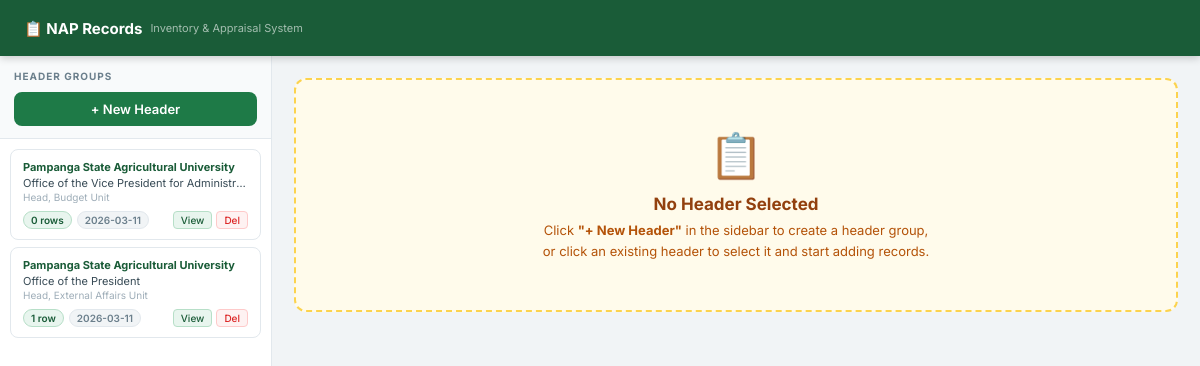
The app's page /Records/NAP/index.php (signed in) with its own data.
### tables this page shows
CREATE TABLE `nap_headers` (
  `id` int(11) NOT NULL,
  `name_of_office` varchar(255) NOT NULL,
  `department_division` varchar(255) DEFAULT NULL,
  `section_unit` varchar(255) DEFAULT NULL,
  `telephone_no` varchar(50) DEFAULT NULL,
  `email_address` varchar(255) DEFAULT NULL,
  `address` text DEFAULT NULL,
  `person_incharge` varchar(255) DEFAULT NULL,
  `date_prepared` date DEFAULT NULL,
  `created_at` timestamp NOT NULL DEFAULT current_timestamp(),
  `updated_at` timestamp NOT NULL DEFAULT current_timestamp() ON UPDATE current_timestamp()
);

### Records/NAP/index.php (the view, shortened to what this page needs)
<?php
require_once '../connect.php';
$conn = new mysqli($servername, $username, $password, $dbname);
$column_check = $conn->query("SHOW COLUMNS FROM nap_headers LIKE 'assisted_by'");
if ($column_check->num_rows == 0) {
    $conn->query("ALTER TABLE nap_headers ADD COLUMN assisted_by VARCHAR(255) DEFAULT NULL AFTER date_prepared");
}
$offices_result = $conn->query("SELECT id, office_name FROM offices ORDER BY office_name");
$offices = [];
if ($offices_result) while ($row = $offices_result->fetch_assoc()) $offices[] = $row;
$active_header_id = $_SESSION['active_header_id'] ?? 0;
$active_header = null;
$active_records = [];
$headers_result = $conn->query("SELECT h.*, COUNT(r.id) as record_count FROM nap_headers h LEFT JOIN nap_records r ON r.header_id = h.id GROUP BY h.id ORDER BY h.created_at DESC");
$all_headers = [];
if ($headers_result) while ($row = $headers_result->fetch_assoc()) $all_headers[] = $row;
?>
<!DOCTYPE html>
<html lang="en">
<head>
</head>
<body>
<div class="topnav">
    <div class="logo">📋 NAP Records <small>Inventory &amp; Appraisal System</small></div>
</div>
<div class="layout">
    <div class="sidebar">
        <div class="sb-top">
            <h4>Header Groups</h4>
            <button class="btn-new" onclick="document.getElementById('mNew').classList.add('open')">+ New Header</button>
        </div>
        <div class="sb-list">
            <?php foreach ($all_headers as $h): ?>
            <div class="hcard <?= $h['id'] == $active_header_id ? 'active' : '' ?>"
                 onclick="location='index.php?select_header=<?= $h['id'] ?>'">
                <div class="hc-name"><?= htmlspecialchars($h['name_of_office']) ?></div>
                <div class="hc-dept"><?= htmlspecialchars($h['department_division']) ?></div>
                <div class="hc-unit"><?= htmlspecialchars($h['section_unit']) ?></div>
                <div class="hc-foot">
                    <span class="badge bg-green"><?= $h['record_count'] ?> row<?= $h['record_count'] != 1 ? 's' : '' ?></span>
                    <span class="badge bg-gray"><?= $h['date_prepared'] ?></span>
                    <div class="hc-acts" onclick="event.stopPropagation()">
                        <a href="records_table.php?header_id=<?= $h['id'] ?>" class="act-view" target="_blank">View</a>
                        <a href="?delete_header=<?= $h['id'] ?>" class="act-del"
                           onclick="return confirm('Delete header and ALL its records?')">Del</a>
                    </div>
                </div>
            </div>
            <?php endforeach; ?>
        </div>
    </div>
    <div class="main">
        <?php if ($active_header): ?>
        <div class="active-banner">
            <div class="ab-label"><span style="color:var(--green-main)">✓</span> Active Header — records below belong to this group</div>
            <div class="ab-grid">
                <div class="ab-item"><div class="lbl">1. Name of Office</div><div class="val"><?= htmlspecialchars($active_header['name_of_office']) ?></div></div>
                <div class="ab-item"><div class="lbl">2. Dept / Division</div><div class="val"><?= htmlspecialchars($active_header['department_division']) ?></div></div>
                <div class="ab-item"><div class="lbl">3. Section / Unit</div><div class="val"><?= htmlspecialchars($active_header['section_unit']) ?></div></div>
                <div class="ab-item"><div class="lbl">4. Telephone</div><div class="val"><?= htmlspecialchars($active_header['telephone_no'] ?: '—') ?></div></div>
                <div class="ab-item"><div class="lbl">5. Email</div><div class="val"><?= htmlspecialchars($active_header['email_address'] ?: '—') ?></div></div>
                <div class="ab-item"><div class="lbl">6. Address</div><div class="val"><?= htmlspecialchars($active_header['address']) ?></div></div>
                <div class="ab-item"><div class="lbl">7. Person-in-Charge</div><div class="val"><?= htmlspecialchars($active_header['person_incharge']) ?></div></div>
                <div class="ab-item"><div class="lbl">8. Date Prepared</div><div class="val"><?= htmlspecialchars($active_header['date_prepared']) ?></div></div>
            </div>
        </div>
        <div class="card">
            <div class="card-hd">
                <div class="step-dot done">2</div>
                <h3>Add Record Row <span style="font-weight:400; color:var(--gray-400); font-size:13px;">(Fields 9–20)</span></h3>
                <span class="hd-sub"><?= count($active_records) ?> row<?= count($active_records) != 1 ? 's' : '' ?> so far</span>
            </div>
            <div class="card-bd">
                <form method="POST">
                    <input type="hidden" name="header_id" value="<?= $active_header_id ?>">
                    <div class="fsec-label">Records Series Information</div>
                    <div class="grid4">
                        <div class="fg s2"><label>9a. Records Series Title <span class="req">*</span></label>
                            <input type="text" name="records_series_title" placeholder="e.g. Personnel Files, Budget Reports…" required></div>
                        <div class="fg s2"><label>9b. Description</label>
                            <input type="text" name="records_description" placeholder="Brief description of the record series"></div>
                        <div class="fg"><label>10. Period Covered <span class="req">*</span></label>
                            <input type="text" name="period_covered_from" placeholder="e.g. Sep-24" required></div>
                        <div class="fg"><label>11. Volume <span class="req">*</span></label>
                            <input type="text" name="volume" placeholder="e.g. 3 boxes" required></div>
                        <div class="fg"><label>12. Records Medium <span class="req">*</span></label>
                            <select name="records_medium" required>
                                <option value="">— Select —</option>
                                <option>Paper</option><option>Micro Film</option><option>Electronic</option>
                                <option>CD/DVD</option><option>Maps</option><option>Drawings</option>
                                <option>Computer Print Out</option>
                            </select></div>
                        <div class="fg"><label>13. Restrictions</label>
                            <select name="restrictions">
                                <option value="">— None —</option>
                                <option>Top Secret</option><option>Secret</option><option>Confidential</option>
                                <option>Restricted</option><option>Open Access</option>
                            </select></div>
                    </div>
                    <div class="divider"></div>
                    <div class="fsec-label">Usage &amp; Value</div>
                    <div class="grid4">
                        <div class="fg"><label>14. Location of Records</label>
                            <input type="text" name="location_of_records" id="rec_loc" placeholder="Cabinet / Room…"></div>
                        <div class="fg"><label>15. Frequency of Use</label>
                            <select name="request_frequency">
                                <option value="">— Select —</option>
                                <option>Daily</option><option>Weekly</option><option>Monthly</option>
                                <option>Quarterly</option><option>Semi-Annually</option><option>Annually</option><option>ANA</option>
                            </select></div>
                        <div class="fg"><label>16. Duplication</label>
                            <select name="duplication_value">
                                <option value="N/A" selected>N/A</option>
                                <?php foreach ($offices as $o): ?>
                                    <option value="<?= htmlspecialchars($o['office_name']) ?>"><?= htmlspecialchars($o['office_name']) ?></option>
                                <?php endforeach; ?>
                            </select></div>
                        <div class="fg"><label>17. Time Value</label>
                            <select name="time_value" id="rec_tv" onchange="handleTV(this)">
                                <option value="">— Select —</option>
                                <option value="T">T – Temporary</option>
                                <option value="P">P – Permanent</option>
                            </select></div>
                        <div class="fg s2"><label>18. Utility Value</label>
                            <select name="utility_value">
                                <option value="">— Select —</option>
                                <option value="Adm">Adm – Administrative</option>
                                <option value="F">F – Fiscal</option>
                                <option value="L">L – Legal</option>
                                <option value="Arc">Arc – Archival</option>
                            </select></div>
                    </div>
                    <div class="divider"></div>
                    <div class="fsec-label">Retention Period &amp; Disposition</div>
                    <div class="grid4">
                        <div class="fg"><label>19a. Active (yrs) <span class="req">*</span></label>
                            <input type="number" name="retention_period_active" id="rec_a" placeholder="0" onchange="calcT()" required></div>
                        <div class="fg"><label>19b. Storage (yrs)</label>
                            <input type="number" name="retention_period_storage" id="rec_s" placeholder="0" onchange="calcT()"></div>
                        <div class="fg"><label>19c. Total (auto)</label>
                            <input type="number" name="retention_period_total" id="rec_t" readonly placeholder="—"></div>
                        <div class="fg"><label>20. Disposition Provision <span class="req">*</span></label>
                            <input type="text" name="disposition_provision" id="rec_disp" placeholder="e.g. Transfer to NAP / Destroy" required></div>
                    </div>
                    <div style="margin-top:20px; display:flex; gap:10px; align-items:center;">
                        <button type="submit" name="add_record" class="btn-add">+ Add Record Row</button>
                        <span style="font-size:12px; color:var(--gray-400);">Fields marked <span style="color:var(--red)">*</span> are required.</span>
                    </div>
                </form>
            </div>
        </div>
        <div class="card">
            <div class="card-hd">
                <div class="step-dot done">3</div>
                <h3>Record Rows Under This Header</h3>
                <a href="records_table.php?header_id=<?= $active_header_id ?>" class="btn-ghost" style="margin-left:auto;">🖨 Print / View Form</a>
            </div>
            <?php if (empty($active_records)): ?>
                <div class="empty"><div class="icon">📂</div><p>No rows yet. Fill in the form above and click "Add Record Row".</p></div>
            <?php else: ?>
            <div class="tbl-scroll">
            <table class="rtbl">
                <thead>
                    <tr>
                        <th>#</th>
                        <th>9. Title &amp; Description</th>
                        <th>10. Period</th>
                        <th>11. Volume</th>
                        <th>12. Medium</th>
                        <th>13. Restrictions</th>
                        <th>14. Location</th>
                        <th>15. Freq</th>
                        <th>16. Dup</th>
                        <th>17. T/P</th>
                        <th>18. Utility</th>
                        <th>19. Ret A/S/T</th>
                        <th>20. Disposition</th>
                        <th></th>
                    </tr>
                </thead>
                <tbody>
                    <?php foreach ($active_records as $i => $rec): ?>
                    <tr>
                        <td class="rnum"><?= $i+1 ?></td>
                        <td>
                            <div class="rt-title"><?= htmlspecialchars($rec['records_series_title']) ?></div>
                            <?php if ($rec['records_description']): ?><div class="rt-desc"><?= htmlspecialchars($rec['records_description']) ?></div><?php endif; ?>
                        </td>
                        <td><?= htmlspecialchars($rec['period_covered_from']) ?></td>
                        <td><?= htmlspecialchars($rec['volume']) ?></td>
                        <td><?= htmlspecialchars($rec['records_medium']) ?></td>
                        <td><?= htmlspecialchars($rec['restrictions']) ?></td>
                        <td><?= htmlspecialchars($rec['location_of_records']) ?></td>
                        <td><?= htmlspecialchars($rec['request_frequency']) ?></td>
                        <td><?= htmlspecialchars($rec['duplication_value']) ?></td>
                        <td><?php if ($rec['time_value']): ?><span class="tp <?= $rec['time_value']==='P'?'tp-p':'tp-t' ?>"><?= $rec['time_value'] ?></span><?php endif; ?></td>
                        <td><?= htmlspecialchars($rec['utility_value']) ?></td>
                        <td class="ret-val"><?= htmlspecialchars($rec['retention_period_active']) ?> / <?= htmlspecialchars($rec['retention_period_storage']) ?> / <?= htmlspecialchars($rec['retention_period_total']) ?></td>
                        <td><?= htmlspecialchars($rec['disposition_provision']) ?></td>
                        <td><a href="?delete_record=<?= $rec['id'] ?>" class="btn-rm" onclick="return confirm('Remove this record row?')">✕ Remove</a></td>
                    </tr>
                    <?php endforeach; ?>
                </tbody>
            </table>
            </div>
            <?php endif; ?>
        </div>
        <?php else: ?>
        <div class="no-hdr">
            <div class="icon">📋</div>
            <h4>No Header Selected</h4>
            <p>Click <strong>"+ New Header"</strong> in the sidebar to create a header group,<br>
               or click an existing header to select it and start adding records.</p>
        </div>
        <?php endif; ?>
    </div>
</div>
</body>
</html>

### records on screen
nap_headers: name_of_office "Pampanga State Agricultural University", department_division "Office of the Vice President for Administr…", section_unit "Head, Budget Unit", record_count "0", date_prepared "2026-03-11"
nap_headers: name_of_office "Pampanga State Agricultural University", department_division "Office of the President", section_unit "Head, External Affairs Unit", record_count "1", date_prepared "2026-03-11"
